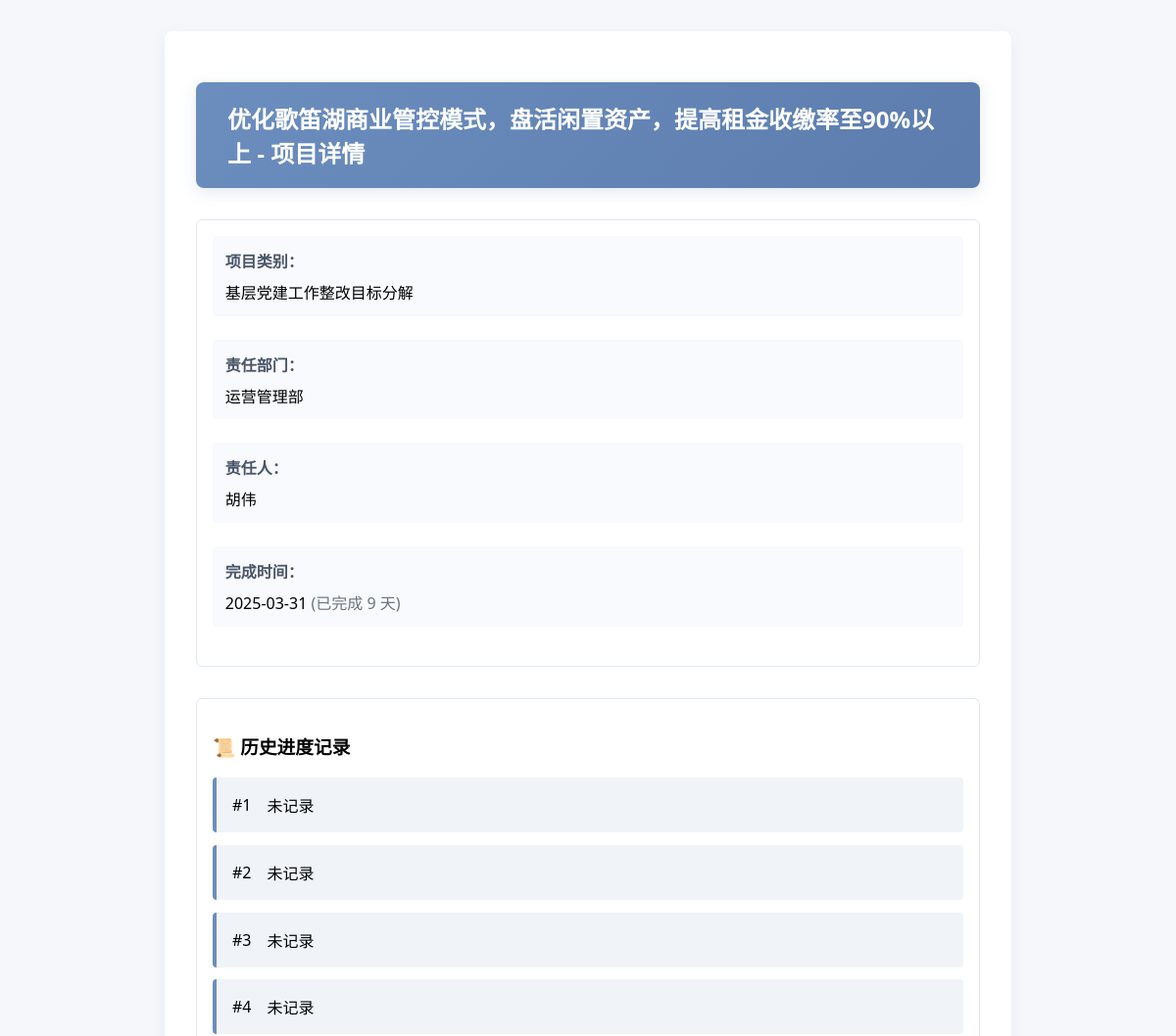
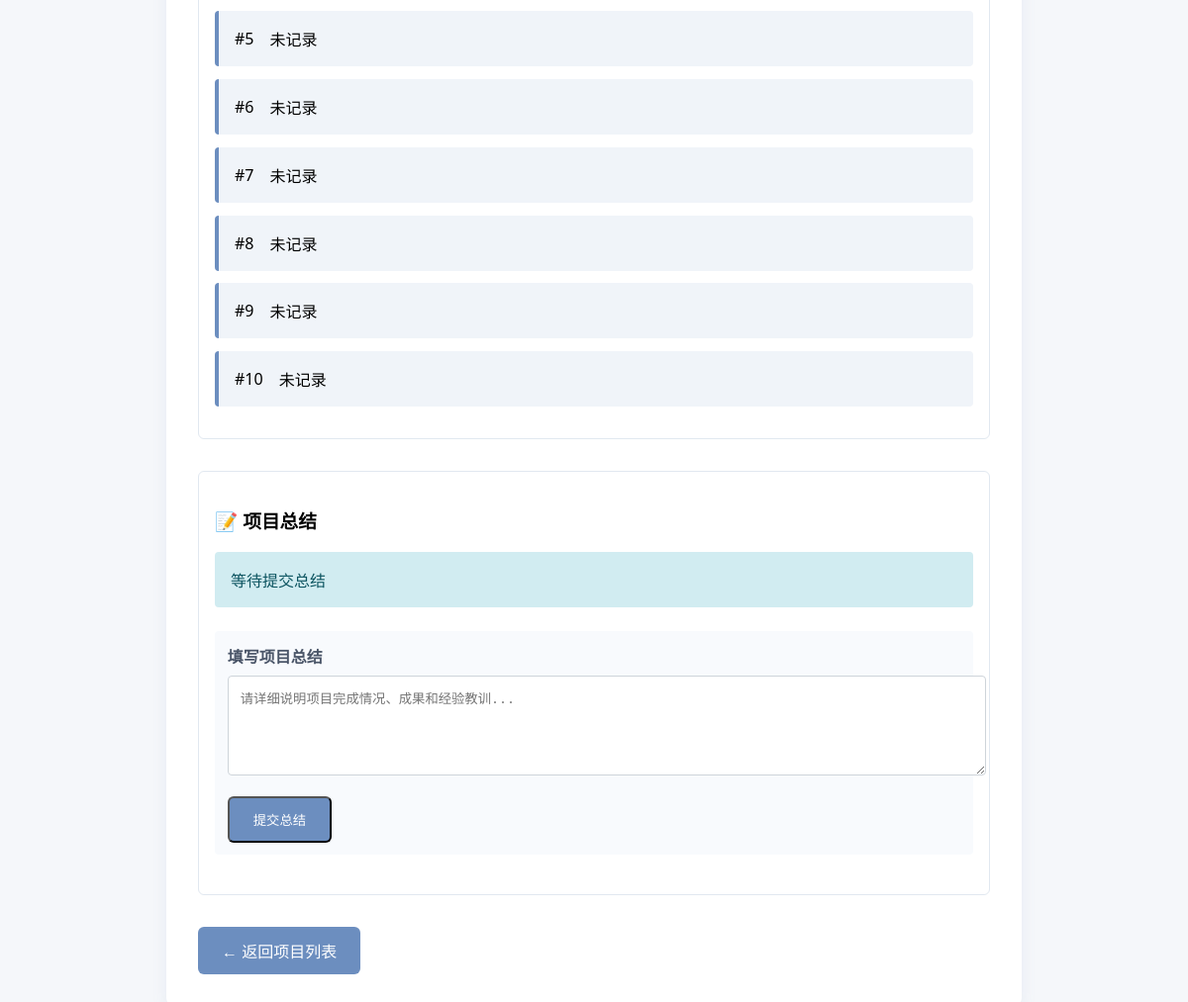
/finished_project_detail/8 (signed in), run on the app's committed database (2 pictures, top to bottom).
### tables this page shows
CREATE TABLE finished_projects (
            id INTEGER PRIMARY KEY AUTOINCREMENT,
            original_id INTEGER,
            category TEXT NOT NULL,
            project_name TEXT NOT NULL,
            main_work TEXT NOT NULL,
            work_goal TEXT NOT NULL,
            completion_time DATE NOT NULL,
            responsible_person_id INTEGER REFERENCES users(id),
            responsible_department TEXT NOT NULL,
            collaborator TEXT,
            collaborating_department TEXT,
            responsible_leader_id INTEGER REFERENCES users(id),
            completion_status_1 TEXT,
            completion_status_2 TEXT,
            completion_status_3 TEXT,
            completion_status_4 TEXT,
            completion_status_5 TEXT,
            completion_status_6 TEXT,
            completion_status_7 TEXT,
            completion_status_8 TEXT,
            completion_status_9 TEXT,
            completion_status_10 TEXT,
            completion_time_finished DATE,
            final_summary TEXT,
            summary_status TEXT CHECK(summary_status IN ('pending', 'approved', 'rejected')),
            summary_submitted_at TIMESTAMP,
            summary_reviewed_at TIMESTAMP,
            review_comment TEXT
        );

CREATE TABLE users (
            id INTEGER PRIMARY KEY AUTOINCREMENT,
            username TEXT NOT NULL UNIQUE,
            password TEXT NOT NULL,
            phone TEXT,
            is_admin INTEGER DEFAULT 0,
            created_at TIMESTAMP DEFAULT CURRENT_TIMESTAMP
        );

### app.py (the view, shortened to what this page needs)
@app.route('/finished_project_detail/<int:project_id>', methods=['GET', 'POST'])
def finished_project_detail(project_id):
    current_datetime = datetime.datetime.now()
    if 'user_id' not in session:
        abort(401)
    is_admin = session.get('is_admin', 0)
    error = None
    with get_db() as conn:
        try:
            project = conn.execute('''
                SELECT
                    fp.id,
                    fp.category,
                    fp.project_name,
                    fp.main_work,
                    fp.work_goal,
                    fp.completion_time AS original_completion_time,
                    fp.responsible_person_id,
                    fp.responsible_department,
                    fp.collaborator,
                    fp.collaborating_department,
                    fp.responsible_leader_id,
                    fp.completion_time_finished,
                    fp.final_summary,
                    fp.summary_status,
                    fp.summary_submitted_at,
                    fp.summary_reviewed_at,
                    fp.review_comment,
                    u1.username AS responsible_person,
                    u3.username AS responsible_leader,
                    up.completion_status_1,
                    up.completion_status_2,
                    up.completion_status_3,
                    up.completion_status_4,
                    up.completion_status_5,
                    up.completion_status_6,
                    up.completion_status_7,
                    up.completion_status_8,
                    up.completion_status_9,
                    up.completion_status_10
                FROM finished_projects fp
                LEFT JOIN users u1 ON fp.responsible_person_id = u1.id
                LEFT JOIN users u3 ON fp.responsible_leader_id = u3.id
                LEFT JOIN unfinished_projects up ON fp.original_id = up.id
                WHERE fp.id = ?
            ''', (project_id,)).fetchone()
            if not project:
                abort(404)
            is_responsible = session['user_id'] == project['responsible_person_id']
            can_edit_summary = is_responsible and project['summary_status'] in (None, 'rejected')
            can_review = is_admin and project['summary_status'] == 'pending'
            completion_statuses = []
            for i in range(1, 11):
                status = project[f'completion_status_{i}']
                completion_statuses.append(status if status is not None else "未记录")
            try:
                completion_date = datetime.datetime.strptime(
                    project['completion_time_finished'], "%Y-%m-%d"
                ).date() if project['completion_time_finished'] else None
            except (ValueError, TypeError):
                completion_date = None
            current_date = current_datetime.date()
            days_diff = (current_date - completion_date).days if completion_date else 0
            project_data = {
                'id': project['id'],
                'category': project['category'],
                'project_name': project['project_name'],
                'main_work': project['main_work'],
                'work_goal': project['work_goal'],
                'original_completion_time': format_datetime(project['original_completion_time']),
                'responsible_person': project['responsible_person'],
                'responsible_department': project['responsible_department'],
                'collaborator': project['collaborator'],
                'collaborating_department': project['collaborating_department'],
                'responsible_leader': project['responsible_leader'],
                'completion_time_finished': format_datetime(project['completion_time_finished']),
                'final_summary': project['final_summary'],
                'summary_status': project['summary_status'],
                'review_comment': project['review_comment'],
                'summary_submitted_at': format_datetime(project['summary_submitted_at']),
                'summary_reviewed_at': format_datetime(project['summary_reviewed_at']),
                'completion_statuses': completion_statuses,
                'days_since_completion': days_diff,
                'is_overdue': days_diff > 30 and project['summary_status'] != 'approved'
            }
        except sqlite3.Error as e:
            flash(f'数据库错误: {str(e)}', 'error')
            return redirect(url_for('finished_projects'))
        except Exception as e:
            flash(f'数据处理错误: {str(e)}', 'error')
            return redirect(url_for('finished_projects'))
    return render_template(
        'finished_project_detail.html',
        project=project_data,
        is_admin=is_admin,
        is_responsible=is_responsible,
        can_edit_summary=can_edit_summary,
        can_review=can_review,
        current_datetime=current_datetime,
        status_labels={
            'pending': ('待审核', 'warning'),
            'approved': ('已通过', 'success'),
            'rejected': ('已驳回', 'danger')
        },
        overdue_warning=project_data['is_overdue']
    )

### app.py (called while the page is built)
def get_db():
    if not hasattr(g, '_database'):
        try:
            g._database = sqlite3.connect(app.config['DATABASE'])
            g._database.row_factory = sqlite3.Row
            init_sqlite_schema(g._database)
        except sqlite3.Error as e:
            print(f"数据库连接失败: {str(e)}")
            raise
    return g._database

def format_datetime(value, format='%Y-%m-%d'):
    if isinstance(value, str):
        try:
            date_obj = datetime.datetime.strptime(value, '%Y-%m-%d')
            return date_obj.strftime(format)
        except ValueError:
            return value
    elif isinstance(value, datetime.date):
        return value.strftime(format)
    return value

### templates/finished_project_detail.html (shortened to what this page needs)
<!DOCTYPE html>
<html lang="zh-CN">
<head>
</head>
<body>
    <div class="container">
        <h2>{{ project.project_name }} - 项目详情</h2>
        <div class="info-section">
            <div class="info-item">
                <label>项目类别：</label>
                <span>{{ project.category }}</span>
            </div>
            <div class="info-item">
                <label>责任部门：</label>
                <span>{{ project.responsible_department }}</span>
            </div>
            <div class="info-item">
                <label>责任人：</label>
                <span>{{ project.responsible_person }}</span>
            </div>
            <div class="info-item">
                <label>完成时间：</label>
                <span>{{ project.completion_time_finished | dateformat }}</span>
                {% if project.days_since_completion %}
                <span class="text-muted">(已完成 {{ project.days_since_completion }} 天)</span>
                {% endif %}
            </div>
        </div>
        <div class="info-section">
            <h3>📜 历史进度记录</h3>
            {% if project.completion_statuses %}
                <ul class="progress-list">
                    {% for status in project.completion_statuses %}
                    <li class="progress-item">
                        <div class="progress-index">#{{ loop.index }}</div>
                        <div style="flex-grow: 1; margin: 0 1rem;">{{ status }}</div>
                    </li>
                    {% endfor %}
                </ul>
            {% else %}
                <div class="alert alert-info">暂无历史进度记录</div>
            {% endif %}
        </div>
        <div class="info-section">
            <h3>📝 项目总结</h3>
            <div class="alert alert-{{ status_labels[project.summary_status][1] if project.summary_status else 'info' }}">
                {% if project.summary_status %}
                    {{ status_labels[project.summary_status][0] }}
                    {% if project.summary_status == 'approved' %}
                        - {{ project.summary_reviewed_at | dateformat('%Y-%m-%d %H:%M') }}
                    {% elif project.summary_status == 'rejected' %}
                        - {{ project.summary_reviewed_at | dateformat('%Y-%m-%d %H:%M') }}
                    {% endif %}
                {% else %}
                    等待提交总结
                {% endif %}
            </div>
            <form method="post">
                <div class="info-item">
                    <label>{{ '重新提交项目总结' if project.summary_status == 'rejected' else '填写项目总结' }}</label>
                    <textarea name="final_summary"
                              class="form-control"
                              rows="5"
                              placeholder="请详细说明项目完成情况、成果和经验教训..."
                              required>{{ project.final_summary or '' }}</textarea>
                    <button type="submit"
                            name="submit_summary"
                            class="btn">
                        {{ '重新提交' if project.summary_status == 'rejected' else '提交总结' }}
                    </button>
                </div>
            </form>
        </div>
        <div style="margin-top: 2rem;">
            <a href="{{ url_for('finished_projects') }}" class="btn">
                ← 返回项目列表
            </a>
        </div>
    </div>
</body>
</html>

### templates/finished_project_detail.html (style rules this page uses)
body { background-color: #F5F7FA; margin: 2rem; font-family: 'Segoe UI', system-ui; }
.container { max-width: 800px; margin: 0 auto; background: white; border-radius: 8px; box-shadow: 0 6px 15px rgba(108, 142, 191, 0.1); padding: 2rem; }
h2 { background: linear-gradient(135deg, #6C8EBF 0%, #5B7CAD 100%); color: white; padding: 1.2rem 2rem; border-radius: 8px; box-shadow: 0 4px 15px rgba(108, 142, 191, 0.2); margin-bottom: 2rem; }
.info-section { margin-bottom: 2rem; padding: 1rem; border: 1px solid #E1E8F0; border-radius: 6px; }
.info-item { margin-bottom: 1.5rem; padding: 0.8rem; background-color: #F8FAFD; border-radius: 4px; }
label { color: #4A5568; font-weight: 600; display: block; margin-bottom: 0.5rem; }
.progress-list { list-style-type: none; padding-left: 0; }
.progress-item { padding: 1rem; margin-bottom: 0.8rem; background: #F0F4F9; border-left: 4px solid #6C8EBF; border-radius: 4px; display: flex; justify-content: space-between; align-items: center; }
.btn { background-color: #6C8EBF; color: white; padding: 0.75rem 1.5rem; border-radius: 6px; text-decoration: none; display: inline-flex; align-items: center; gap: 8px; transition: all 0.3s ease; }
.alert { padding: 1rem; margin-bottom: 1.5rem; border-radius: 4px; }
.alert-info { background: #D1ECF1; color: #0C5460; }
.text-muted { color: #6c757d; }
.form-control { width: 100%; padding: 0.75rem; border: 1px solid #ced4da; border-radius: 4px; margin-bottom: 1rem; }

### data on the page
finished_projects: project_name "优化歌笛湖商业管控模式，盘活闲置资产，提高租金收缴率至90%以上", category "基层党建工作整改目标分解", responsible_department "运营管理部", completion_time_finished "2025-03-31"
users: responsible_person "胡伟"

### other printed values
{{ project.days_since_completion }} "9"
{{ status }} "未记录" "未记录" "未记录" "未记录" "未记录" "未记录" "未记录" "未记录" "未记录" "未记录"
{{ '重新提交项目总结' if project.summary_status == 'rejected' else '填写项目总结' }} "填写项目总结"
{{ '重新提交' if project.summary_status == 'rejected' else '提交总结' }} "提交总结"
